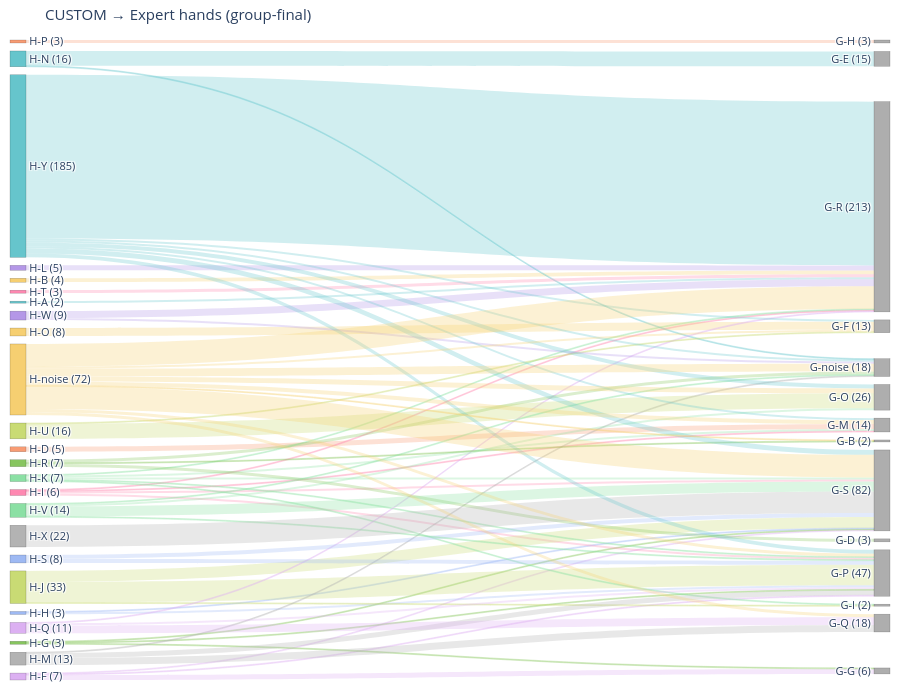

Write notebook code for a chart like this one.
### Code cell
two_way_sankey(df, 'human-warmup', 'human-final',
               left_prefix='H', right_prefix='G',
               title='CUSTOM → Expert hands (group-final)')

### Figure 1 — Plotly figure (JSON) as saved in the notebook; plotly's stock layout.template omitted (floating-point values rounded to 4 significant figures)
{"data": [{"link": {"color": ["rgba(102, 197, 204,0.3)", "rgba(246, 207, 113,0.3)", "rgba(248, 156, 116,0.3)", "rgba(220, 176, 242,0.3)", "rgba(220, 176, 242,0.3)", "rgba(220, 176, 242,0.3)", "rgba(135, 197, 95,0.3)", "rgba(135, 197, 95,0.3)", "rgba(135, 197, 95,0.3)", "rgba(158, 185, 243,0.3)", "rgba(158, 185, 243,0.3)", "rgba(254, 136, 177,0.3)", "rgba(254, 136, 177,0.3)", "rgba(254, 136, 177,0.3)", "rgba(254, 136, 177,0.3)", "rgba(201, 219, 116,0.3)", "rgba(201, 219, 116,0.3)", "rgba(201, 219, 116,0.3)", "rgba(139, 224, 164,0.3)", "rgba(139, 224, 164,0.3)", "rgba(139, 224, 164,0.3)", "rgba(139, 224, 164,0.3)", "rgba(139, 224, 164,0.3)", "rgba(180, 151, 231,0.3)", "rgba(179, 179, 179,0.3)", "rgba(179, 179, 179,0.3)", "rgba(179, 179, 179,0.3)", "rgba(102, 197, 204,0.3)", "rgba(102, 197, 204,0.3)", "rgba(246, 207, 113,0.3)", "rgba(248, 156, 116,0.3)", "rgba(220, 176, 242,0.3)", "rgba(220, 176, 242,0.3)", "rgba(220, 176, 242,0.3)", "rgba(135, 197, 95,0.3)", "rgba(135, 197, 95,0.3)", "rgba(135, 197, 95,0.3)", "rgba(158, 185, 243,0.3)", "rgba(158, 185, 243,0.3)", "rgba(254, 136, 177,0.3)", "rgba(201, 219, 116,0.3)", "rgba(201, 219, 116,0.3)", "rgba(139, 224, 164,0.3)", "rgba(139, 224, 164,0.3)", "rgba(139, 224, 164,0.3)", "rgba(139, 224, 164,0.3)", "rgba(180, 151, 231,0.3)", "rgba(180, 151, 231,0.3)", "rgba(179, 179, 179,0.3)", "rgba(102, 197, 204,0.3)", "rgba(102, 197, 204,0.3)", "rgba(102, 197, 204,0.3)", "rgba(102, 197, 204,0.3)", "rgba(102, 197, 204,0.3)", "rgba(102, 197, 204,0.3)", "rgba(102, 197, 204,0.3)", "rgba(246, 207, 113,0.3)", "rgba(246, 207, 113,0.3)", "rgba(246, 207, 113,0.3)", "rgba(246, 207, 113,0.3)", "rgba(246, 207, 113,0.3)", "rgba(246, 207, 113,0.3)", "rgba(246, 207, 113,0.3)", "rgba(246, 207, 113,0.3)", "rgba(246, 207, 113,0.3)"], "source": [0, 1, 2, 3, 3, 3, 4, 4, 4, 5, 5, 6, 6, 6, 6, 7, 7, 7, 8, 8, 8, 8, 8, 9, 10, 10, 10, 11, 11, 12, 13, 14, 14, 14, 15, 15, 15, 16, 16, 17, 18, 18, 19, 19, 19, 19, 20, 20, 21, 22, 22, 22, 22, 22, 22, 22, 23, 23, 23, 23, 23, 23, 23, 23, 23], "target": [35, 35, 31, 28, 33, 36, 28, 33, 36, 33, 36, 31, 33, 35, 36, 30, 33, 36, 30, 31, 33, 35, 36, 35, 33, 34, 37, 26, 37, 27, 29, 33, 34, 35, 24, 25, 37, 33, 36, 35, 27, 32, 32, 33, 36, 37, 35, 37, 36, 27, 31, 32, 33, 35, 36, 37, 24, 27, 31, 32, 33, 34, 35, 36, 37], "value": [2, 4, 5, 5, 1, 1, 1, 1, 1, 2, 1, 1, 2, 1, 2, 1, 21, 11, 1, 2, 1, 1, 2, 5, 5, 7, 1, 15, 1, 8, 3, 2, 8, 1, 1, 3, 3, 4, 4, 3, 1, 15, 2, 1, 10, 1, 7, 2, 22, 2, 2, 4, 4, 166, 5, 2, 1, 2, 4, 5, 3, 3, 23, 23, 8]}, "node": {"color": ["rgb(102, 197, 204)", "rgb(246, 207, 113)", "rgb(248, 156, 116)", "rgb(220, 176, 242)", "rgb(135, 197, 95)", "rgb(158, 185, 243)", "rgb(254, 136, 177)", "rgb(201, 219, 116)", "rgb(139, 224, 164)", "rgb(180, 151, 231)", "rgb(179, 179, 179)", "rgb(102, 197, 204)", "rgb(246, 207, 113)", "rgb(248, 156, 116)", "rgb(220, 176, 242)", "rgb(135, 197, 95)", "rgb(158, 185, 243)", "rgb(254, 136, 177)", "rgb(201, 219, 116)", "rgb(139, 224, 164)", "rgb(180, 151, 231)", "rgb(179, 179, 179)", "rgb(102, 197, 204)", "rgb(246, 207, 113)", "rgba(140,140,140,0.7)", "rgba(140,140,140,0.7)", "rgba(140,140,140,0.7)", "rgba(140,140,140,0.7)", "rgba(140,140,140,0.7)", "rgba(140,140,140,0.7)", "rgba(140,140,140,0.7)", "rgba(140,140,140,0.7)", "rgba(140,140,140,0.7)", "rgba(140,140,140,0.7)", "rgba(140,140,140,0.7)", "rgba(140,140,140,0.7)", "rgba(140,140,140,0.7)", "rgba(140,140,140,0.7)"], "label": ["H-A (2)", "H-B (4)", "H-D (5)", "H-F (7)", "H-G (3)", "H-H (3)", "H-I (6)", "H-J (33)", "H-K (7)", "H-L (5)", "H-M (13)", "H-N (16)", "H-O (8)", "H-P (3)", "H-Q (11)", "H-R (7)", "H-S (8)", "H-T (3)", "H-U (16)", "H-V (14)", "H-W (9)", "H-X (22)", "H-Y (185)", "H-noise (72)", "G-B (2)", "G-D (3)", "G-E (15)", "G-F (13)", "G-G (6)", "G-H (3)", "G-I (2)", "G-M (14)", "G-O (26)", "G-P (47)", "G-Q (18)", "G-R (213)", "G-S (82)", "G-noise (18)"], "line": {"color": "rgba(0,0,0,0.3)", "width": 0.5}, "pad": 8, "thickness": 16}, "type": "sankey"}], "layout": {"font": {"size": 11}, "height": 700, "margin": {"b": 20, "l": 10, "r": 10, "t": 40}, "title": {"text": "CUSTOM → Expert hands (group-final)"}, "width": 900}}
